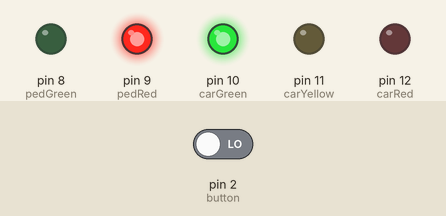
A sketch run on a simulated Arduino Uno, built with avr-gcc and run on an emulated ATmega328P. Shown: output pins drawn as LEDs (lit = HIGH). The test bench sets the inputs (shaded band); at power-on: pin 2 (button) LOW.

Above: at 4.2 s.
4.3 s: pin 2 (button) driven LOW
5.8 s: pin 2 (button) driven HIGH
At 6.1 s:
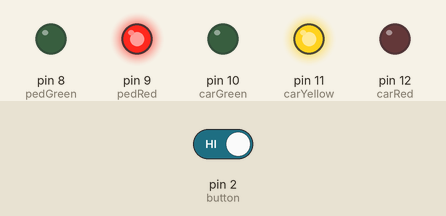
At 8.9 s:
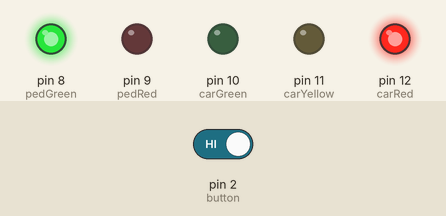
Timing chart, 0 to 19.3 s (numbered marks = the images above; inputs shaded):
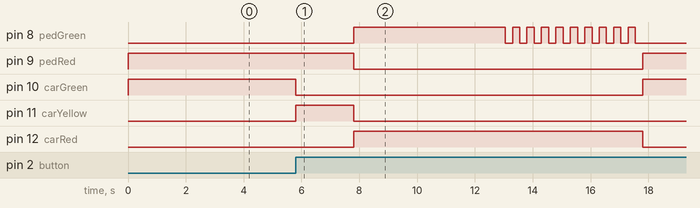

Measured:
- after the input at 4.3 s, every drawn part: stays the same
- after the input at 5.8 s, pin 8 (pedGreen): LOW → HIGH after 2.0 s, then repeats every 0.50 s: LOW 0.25 s, HIGH 0.25 s, until it stays LOW from 17.6 s; pin 9 (pedRed): HIGH → LOW after 2.0 s, → HIGH 10.0 s later

The sketch:

semaforo-interativo.ino
```cpp
 // Projeto 4 – Semáforo interativo
 int carRed = 12;
 int carYellow = 11;
 int carGreen = 10;
 int pedRed = 9;
 int pedGreen = 8;
 int button = 2;
 int crossTime = 5000;

 unsigned long changeTime;  // tempo desde que o botão foi pressionado
 void setup() {
 pinMode(carRed, OUTPUT);
 pinMode(carYellow, OUTPUT);
 pinMode(carGreen, OUTPUT);
 pinMode(pedRed, OUTPUT);
 pinMode(pedGreen, OUTPUT);
 pinMode(button, INPUT);
 // botão no pino 2
 // acende a luz verde
 digitalWrite(carGreen, HIGH);
 digitalWrite(pedRed, HIGH);
 }
 void loop() {
 int state = digitalRead(button);
 /* verifica se o botão foi pressionado e se transcorreram 5 segundos desde a última vez que
 isso ocorreu */
 if (state == HIGH && (millis() - changeTime) > 5000) {

 // Chama a função para alterar as luzes
  changeLights();
 }
 }
 void changeLights() {
  digitalWrite(carGreen, LOW);     // apaga o verde do carro
  digitalWrite(carYellow, HIGH);   // acende o amarelo
  delay(2000);                     // espera 2 segundos
  digitalWrite(carYellow, LOW);    // apaga o amarelo

  // >>> Ajuste começa aqui <<<
  digitalWrite(pedRed, LOW);       // apaga o vermelho do pedestre
  digitalWrite(carRed, HIGH);      // acende o vermelho do carro
  digitalWrite(pedGreen, HIGH);    // acende o verde do pedestre
  // >>> Ajuste termina aqui <<<

  delay(crossTime);                 // tempo de travessia

  // pisca o verde dos pedestres
  for (int x = 0; x < 10; x++) {
    digitalWrite(pedGreen, HIGH);
    delay(250);
    digitalWrite(pedGreen, LOW);
    delay(250);
  }

  // volta ao normal
  digitalWrite(pedRed, HIGH);     // pedestre vermelho
  digitalWrite(carRed, LOW);      // carro sai do vermelho
  digitalWrite(carGreen, HIGH);   // carro verde
  digitalWrite(carYellow, LOW);   // apaga amarelo

  changeTime = millis();          // registra tempo
  }
```
